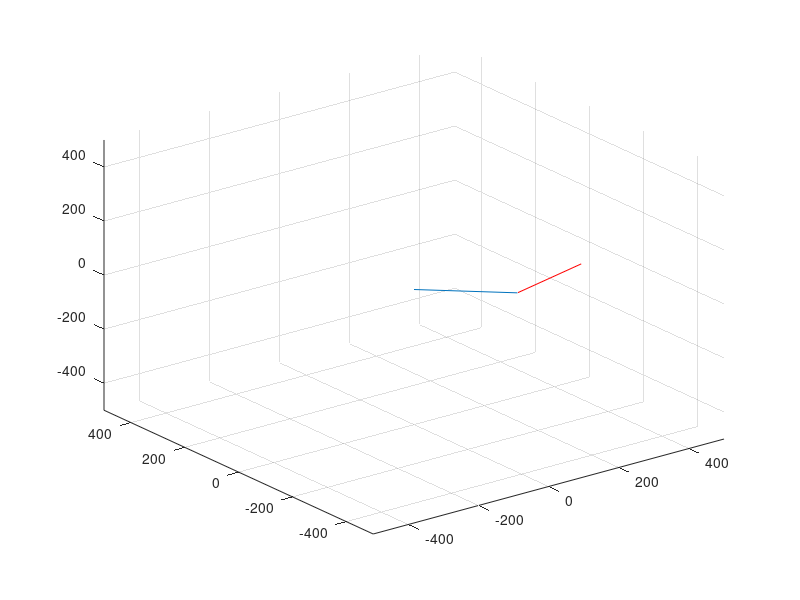

Write the MATLAB code that produced this figure.
%%%%%%%%%%%%%%%%%%%%%%%%5
% name: 4 dof ik
% give xyz 
% IK calculate th0 th1 th2 th3
% th0 th1 th2 th3 put in FK to find x'y'z' 
% compare xyz and x'y'z' have to be the same
% modify 2016/1/11 : solve the error xyz=[0 -300 0] and [0 -300 -100] 


clc
clear
%close all
t=0;T=300;
x=T*sin(t);y=-T*cos(t);z=-150;L1=235;L2=235;%250;
%x=166.17;y=235;z=-166.17;
x=400;y=-100;z=0;
%x=0;y=-470;z=0;
fi=-(pi/2)*0;%pi/2;
%syms x y z L1 L2
%syms th1 th2 th3 th4

p=[x y z]; 
norm(p)
%%%%%%%%%%%%% 1/11 add b term%%%%%%%%%%%%%%%%%%%%%%%%%%%
b=acos((L1^2+L2^2-norm(p)^2)/(2*L1*L2))
th4=pi-b
%%%%%%%%%%%%%%%

%%%%%%refresh a formula
a=asin((L2/norm(p))*sin(b));
%%%%%%%%%%%%%%%%%%%%%%%%%%%%%%%
o=[0 0 0];
s=[0 0 0];
unit_z=[0 0 1];
tmp=p-s;
norm_p_s=(tmp(1)^2+tmp(2)^2+tmp(3)^2)^0.5;
unit_n=(p-s)/norm_p_s

%%%%1/11 normalize the u to be the unit_u
%before  u=(unit_z+dot(unit_z,unit_n)*unit_n)
u=cross(unit_n,unit_z)
unit_u=u/norm(u)
%%%%1/11 normalize the v to be the unit_v
v=cross(unit_n,unit_u)
unit_v=v/norm(v)
%%%%%%%%%%%%%%%%%%%%%%%%%%%%%%%%%%%%%
c=s+cos(a)*L1*unit_n;
r=L1*sin(a);
%fi=pi;%pi/2;


e=c+r*(cos(fi)*unit_u+sin(fi)*unit_v)
ex=e(1);ey=e(2);ez=e(3);
if(ex>=0&&ey<0)
    th1=atan(abs(ex)/abs(ey));
else if (ex>=0&&ey>=0)
        th1=pi-atan(abs(ex)/abs(ey));
    else if (ex<0&&ey>=0)
            th1=pi+atan(abs(ex)/abs(ey));
        else if (ex<0&&ey<0)
                  th1=-atan(abs(ex)/abs(ey));    
            end
        end
    end
end
if(ez>=0)
th2=-atan(abs(ez)/(ex^2+ey^2)^0.5);
else if(ez<0)
  th2=atan(abs(ez)/(ex^2+ey^2)^0.5);
    end
end
%syms x y z th1 th2 th3 th4 L1 L2 
%Fr0_T_Fr1=rotz(th1);
%Fr1_T_Fr2=rotx(-pi/2)*rotx(th2);
%Fr2_T_Fr3=tranz(-L1)*rotz(th3);
%Fr3_T_Fr4=roty(-th4)*tranz(-L2);



c1=cos(th1);s1=sin(th1);c2=cos(th2);s2=sin(th2);

th3=atan2(-x*s1*s2+y*c1*s2-z*c2,x*c1+y*s1)

c3=cos(th3);s3=sin(th3);c4=cos(th4);s4=sin(th4);

Fr0_T_Fr1=[c1 -s1 0 0;s1 c1 0 0;0 0 1 0;0 0 0 1];
Fr1_T_Fr2=[1 0 0 0;0 s2 c2 0;0 -c2 s2 0;0 0 0 1];
Fr2_T_Fr3=[c3 -s3 0 0;s3 c3 0 0;0 0 1 -L1;0 0 0 1];
Fr3_T_Fr4=[c4 0 -s4 L2*s4;0 1 0 0;s4 0 c4 -L2*c4;0 0 0 1];


Fr0_T_Fr3=Fr0_T_Fr1*Fr1_T_Fr2*Fr2_T_Fr3;
%Fr0_T_Fr3*[0 0 0 1]'
Fr0_T_Fr4=Fr0_T_Fr1*Fr1_T_Fr2*Fr2_T_Fr3*Fr3_T_Fr4
%inv(Fr0_T_Fr1*Fr1_T_Fr2)*[x ;y ;z ;1]
%Fr2_T_Fr3*Fr3_T_Fr4*[0 ;0 ;0 ;1]
E=[Fr0_T_Fr4(1,4) Fr0_T_Fr4(2,4) Fr0_T_Fr4(3,4)];

plot3([o(1) e(1)],[o(2) e(2)],[o(3) e(3)]);hold on;plot3([e(1) E(1)],[e(2) E(2)],[e(3) E(3)],'r');grid on;
axis([-500,500,-500,500,-500,500]);%view(0,-180);
x
y
z
th1
th2
th3
th4
norm_p=norm(p)
E
a
